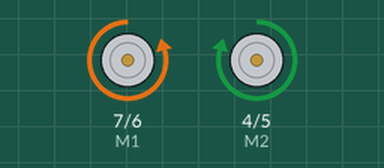
The sketch below on a simulated Arduino Uno, built with avr-gcc and run on an emulated ATmega328P. Parts: direction and speed pins drawn as motors (green arrow = direction pin HIGH = forward, orange = LOW = backward, longer = more drive).

Above: at 0.2 s.
At 2.9 s:
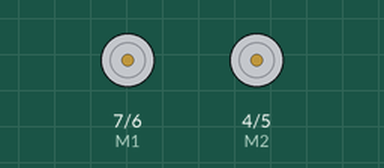
Timing chart, 0 to 7.0 s (numbered marks = the images above):
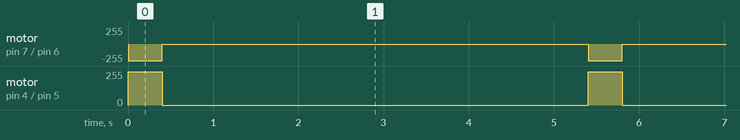

Measured:
- by itself, motor on pin 7 (M1) / pin 6 (E1): alternates backward 250/255 for 0.40 s and stopped for 5.0 s
- by itself, motor on pin 4 (M2) / pin 5 (E2): alternates forward 250/255 for 0.40 s and stopped for 5.0 s

The sketch:

Motor_Driver_Test.ino
```cpp
int E1 = 6; //Speed 1
int M1 = 7; //Direction 1
int E2 = 5; //Speed 2
int M2 = 4; //Direction 2

//OUTPUT HIGH for Forward
//OUTPUT LOW for Reverse

void setup()
{
    pinMode(M1, OUTPUT);
    pinMode(M2, OUTPUT);
}

void loop()
{
  digitalWrite(M1,LOW);
  digitalWrite(M2,HIGH);
  analogWrite(E1, 250);   //PWM Speed Control
  analogWrite(E2, 250);   //PWM Speed Control

  delay(400);

  digitalWrite(M1,HIGH);
  digitalWrite(M2,HIGH);
  analogWrite(E1, 0);   //PWM Speed Control
  analogWrite(E2, 0);   //PWM Speed Control


  delay(5000);
}
```
